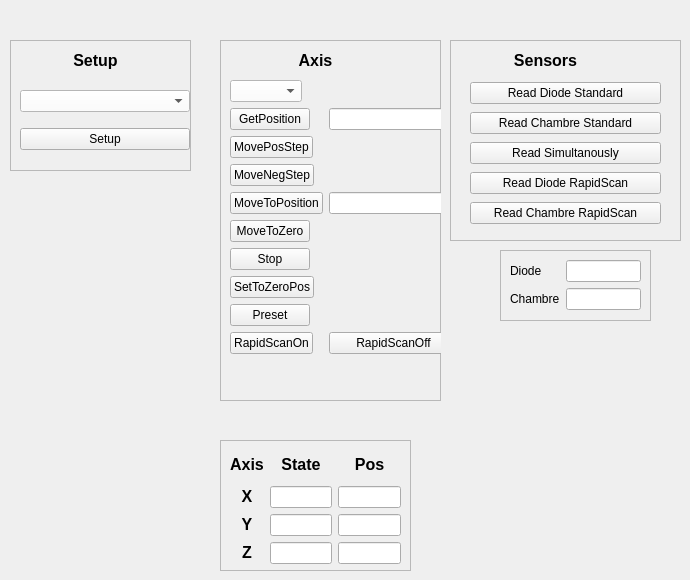
   <widget class="QWidget" name="Devices">
    <attribute name="title">
     <string>Devices</string>
    </attribute>
    <widget class="QFrame" name="frame_8">
     <property name="geometry">
      <rect>
       <x>10</x>
       <y>40</y>
       <width>181</width>
       <height>131</height>
      </rect>
     </property>
     <property name="frameShape">
      <enum>QFrame::StyledPanel</enum>
     </property>
     <property name="frameShadow">
      <enum>QFrame::Raised</enum>
     </property>
     <widget class="QWidget" name="verticalLayoutWidget_3">
      <property name="geometry">
       <rect>
        <x>10</x>
        <y>40</y>
        <width>170</width>
        <height>82</height>
       </rect>
      </property>
      <layout class="QVBoxLayout" name="verticalLayout_3">
       <item>
        <widget class="QComboBox" name="comboBox_hardware">
         <property name="styleSheet">
          <string notr="true">QComboBox 
{
background: white;
}

QComboBox QAbstractItemView 
{
background-color: white;
selection-color: dark-grey;
}</string>
         </property>
        </widget>
       </item>
       <item>
        <widget class="QPushButton" name="pushButton_setup">
         <property name="text">
          <string>Setup</string>
         </property>
        </widget>
       </item>
      </layout>
     </widget>
     <widget class="QLabel" name="label_16">
      <property name="geometry">
       <rect>
        <x>40</x>
        <y>10</y>
        <width>91</width>
        <height>21</height>
       </rect>
      </property>
      <property name="text">
       <string>&lt;html&gt;&lt;head/&gt;&lt;body&gt;&lt;p&gt;&lt;span style=&quot; font-size:12pt; font-weight:600;&quot;&gt;Setup&lt;/span&gt;&lt;/p&gt;&lt;/body&gt;&lt;/html&gt;</string>
      </property>
      <property name="alignment">
       <set>Qt::AlignCenter</set>
      </property>
     </widget>
    </widget>
    <widget class="QFrame" name="frame_9">
     <property name="geometry">
      <rect>
       <x>220</x>
       <y>40</y>
       <width>221</width>
       <height>361</height>
      </rect>
     </property>
     <property name="frameShape">
      <enum>QFrame::StyledPanel</enum>
     </property>
     <property name="frameShadow">
      <enum>QFrame::Raised</enum>
     </property>
     <widget class="QWidget" name="formLayoutWidget_2">
      <property name="geometry">
       <rect>
        <x>10</x>
        <y>40</y>
        <width>228</width>
        <height>306</height>
       </rect>
      </property>
      <layout class="QFormLayout" name="formLayout_9">
       <item row="0" column="0">
        <widget class="QComboBox" name="comboBox_motor_axis">
         <property name="styleSheet">
          <string notr="true">QComboBox 
{
background: white;
}

QComboBox QAbstractItemView 
{
background-color: white;
selection-color: dark-grey;
}</string>
         </property>
        </widget>
       </item>
       <item row="1" column="0">
        <widget class="QPushButton" name="pushButton_axis_getposition">
         <property name="text">
          <string>GetPosition</string>
         </property>
        </widget>
       </item>
       <item row="1" column="1">
        <widget class="QLineEdit" name="lineEdit_axis_position"/>
       </item>
       <item row="2" column="0">
        <widget class="QPushButton" name="pushButton_axis_moveposstep">
         <property name="text">
          <string>MovePosStep</string>
         </property>
        </widget>
       </item>
       <item row="3" column="0">
        <widget class="QPushButton" name="pushButton_axis_movenegstep">
         <property name="text">
          <string>MoveNegStep</string>
         </property>
        </widget>
       </item>
       <item row="4" column="0">
        <widget class="QPushButton" name="pushButton_axis_movetoposition">
         <property name="text">
          <string>MoveToPosition</string>
         </property>
        </widget>
       </item>
       <item row="4" column="1">
        <widget class="QLineEdit" name="lineEdit_axis_movetopos"/>
       </item>
       <item row="5" column="0">
        <widget class="QPushButton" name="pushButton_axis_movetozero">
         <property name="text">
          <string>MoveToZero</string>
         </property>
        </widget>
       </item>
       <item row="6" column="0">
        <widget class="QPushButton" name="pushButton_axis_stop">
         <property name="text">
          <string>Stop</string>
         </property>
        </widget>
       </item>
       <item row="7" column="0">
        <widget class="QPushButton" name="pushButton_axis_settozeropos">
         <property name="text">
          <string>SetToZeroPos</string>
         </property>
        </widget>
       </item>
       <item row="8" column="0">
        <widget class="QPushButton" name="pushButton_axis_preset">
         <property name="text">
          <string>Preset</string>
         </property>
        </widget>
       </item>
       <item row="9" column="0">
        <widget class="QPushButton" name="pushButton_rapidScanOn">
         <property name="text">
          <string>RapidScanOn</string>
         </property>
        </widget>
       </item>
       <item row="9" column="1">
        <widget class="QPushButton" name="pushButton_rapidScanOff">
         <property name="text">
          <string>RapidScanOff</string>
         </property>
        </widget>
       </item>
      </layout>
     </widget>
     <widget class="QLabel" name="label_17">
      <property name="geometry">
       <rect>
        <x>50</x>
        <y>10</y>
        <width>91</width>
        <height>21</height>
       </rect>
      </property>
      <property name="text">
       <string>&lt;html&gt;&lt;head/&gt;&lt;body&gt;&lt;p&gt;&lt;span style=&quot; font-size:12pt; font-weight:600;&quot;&gt;Axis&lt;/span&gt;&lt;/p&gt;&lt;/body&gt;&lt;/html&gt;</string>
      </property>
      <property name="alignment">
       <set>Qt::AlignCenter</set>
      </property>
     </widget>
    </widget>
    <widget class="QFrame" name="frame_10">
     <property name="geometry">
      <rect>
       <x>450</x>
       <y>40</y>
       <width>231</width>
       <height>201</height>
      </rect>
     </property>
     <property name="frameShape">
      <enum>QFrame::StyledPanel</enum>
     </property>
     <property name="frameShadow">
      <enum>QFrame::Raised</enum>
     </property>
     <widget class="QLabel" name="label_18">
      <property name="geometry">
       <rect>
        <x>50</x>
        <y>10</y>
        <width>91</width>
        <height>21</height>
       </rect>
      </property>
      <property name="text">
       <string>&lt;html&gt;&lt;head/&gt;&lt;body&gt;&lt;p&gt;&lt;span style=&quot; font-size:12pt; font-weight:600;&quot;&gt;Sensors&lt;/span&gt;&lt;/p&gt;&lt;/body&gt;&lt;/html&gt;</string>
      </property>
      <property name="alignment">
       <set>Qt::AlignCenter</set>
      </property>
     </widget>
     <widget class="QWidget" name="verticalLayoutWidget_5">
      <property name="geometry">
       <rect>
        <x>20</x>
        <y>40</y>
        <width>191</width>
        <height>151</height>
       </rect>
      </property>
      <layout class="QVBoxLayout" name="verticalLayout_5">
       <item>
        <widget class="QPushButton" name="pushButton_diode_read">
         <property name="text">
          <string>Read Diode Standard</string>
         </property>
        </widget>
       </item>
       <item>
        <widget class="QPushButton" name="pushButton_chambre_read">
         <property name="text">
          <string>Read Chambre Standard</string>
         </property>
        </widget>
       </item>
       <item>
        <widget class="QPushButton" name="pushButton_readSimultaneously">
         <property name="text">
          <string>Read Simultanously</string>
         </property>
        </widget>
       </item>
       <item>
        <widget class="QPushButton" name="pushButton_diode_readRapidScan">
         <property name="text">
          <string>Read Diode RapidScan</string>
         </property>
        </widget>
       </item>
       <item>
        <widget class="QPushButton" name="pushButton_chambre_readRapidScan">
         <property name="text">
          <string>Read Chambre RapidScan</string>
         </property>
        </widget>
       </item>
      </layout>
     </widget>
    </widget>
    <widget class="QFrame" name="frame_11">
     <property name="geometry">
      <rect>
       <x>220</x>
       <y>440</y>
       <width>191</width>
       <height>131</height>
      </rect>
     </property>
     <property name="frameShape">
      <enum>QFrame::StyledPanel</enum>
     </property>
     <property name="frameShadow">
      <enum>QFrame::Raised</enum>
     </property>
     <widget class="QWidget" name="gridLayoutWidget">
      <property name="geometry">
       <rect>
        <x>10</x>
        <y>10</y>
        <width>171</width>
        <height>114</height>
       </rect>
      </property>
      <layout class="QGridLayout" name="gridLayout">
       <item row="1" column="0">
        <widget class="QLabel" name="label_19">
         <property name="text">
          <string>&lt;html&gt;&lt;head/&gt;&lt;body&gt;&lt;p&gt;&lt;span style=&quot; font-size:12pt; font-weight:600;&quot;&gt;X&lt;/span&gt;&lt;/p&gt;&lt;/body&gt;&lt;/html&gt;</string>
         </property>
         <property name="alignment">
          <set>Qt::AlignCenter</set>
         </property>
        </widget>
       </item>
       <item row="2" column="0">
        <widget class="QLabel" name="label_23">
         <property name="text">
          <string>&lt;html&gt;&lt;head/&gt;&lt;body&gt;&lt;p&gt;&lt;span style=&quot; font-size:12pt; font-weight:600;&quot;&gt;Y&lt;/span&gt;&lt;/p&gt;&lt;/body&gt;&lt;/html&gt;</string>
         </property>
         <property name="alignment">
          <set>Qt::AlignCenter</set>
         </property>
        </widget>
       </item>
       <item row="0" column="2">
        <widget class="QLabel" name="label_22">
         <property name="text">
          <string>&lt;html&gt;&lt;head/&gt;&lt;body&gt;&lt;p&gt;&lt;span style=&quot; font-size:12pt; font-weight:600;&quot;&gt;Pos&lt;/span&gt;&lt;/p&gt;&lt;/body&gt;&lt;/html&gt;</string>
         </property>
         <property name="alignment">
          <set>Qt::AlignCenter</set>
         </property>
        </widget>
       </item>
       <item row="1" column="1">
        <widget class="QLineEdit" name="lineEdit_state_x">
         <property name="alignment">
          <set>Qt::AlignCenter</set>
         </property>
        </widget>
       </item>
       <item row="2" column="2">
        <widget class="QLineEdit" name="lineEdit_pos_y">
         <property name="alignment">
          <set>Qt::AlignCenter</set>
         </property>
        </widget>
       </item>
       <item row="1" column="2">
        <widget class="QLineEdit" name="lineEdit_pos_x">
         <property name="alignment">
          <set>Qt::AlignCenter</set>
         </property>
        </widget>
       </item>
       <item row="2" column="1">
        <widget class="QLineEdit" name="lineEdit_state_y">
         <property name="alignment">
          <set>Qt::AlignCenter</set>
         </property>
        </widget>
       </item>
       <item row="0" column="0">
        <widget class="QLabel" name="label_20">
         <property name="text">
          <string>&lt;html&gt;&lt;head/&gt;&lt;body&gt;&lt;p&gt;&lt;span style=&quot; font-size:12pt; font-weight:600;&quot;&gt;Axis&lt;/span&gt;&lt;/p&gt;&lt;/body&gt;&lt;/html&gt;</string>
         </property>
         <property name="alignment">
          <set>Qt::AlignCenter</set>
         </property>
        </widget>
       </item>
       <item row="0" column="1">
        <widget class="QLabel" name="label_21">
         <property name="text">
          <string>&lt;html&gt;&lt;head/&gt;&lt;body&gt;&lt;p&gt;&lt;span style=&quot; font-size:12pt; font-weight:600;&quot;&gt;State&lt;/span&gt;&lt;/p&gt;&lt;/body&gt;&lt;/html&gt;</string>
         </property>
         <property name="alignment">
          <set>Qt::AlignCenter</set>
         </property>
        </widget>
       </item>
       <item row="3" column="0">
        <widget class="QLabel" name="label_24">
         <property name="text">
          <string>&lt;html&gt;&lt;head/&gt;&lt;body&gt;&lt;p&gt;&lt;span style=&quot; font-size:12pt; font-weight:600;&quot;&gt;Z&lt;/span&gt;&lt;/p&gt;&lt;/body&gt;&lt;/html&gt;</string>
         </property>
         <property name="alignment">
          <set>Qt::AlignCenter</set>
         </property>
        </widget>
       </item>
       <item row="3" column="1">
        <widget class="QLineEdit" name="lineEdit_state_z">
         <property name="alignment">
          <set>Qt::AlignCenter</set>
         </property>
        </widget>
       </item>
       <item row="3" column="2">
        <widget class="QLineEdit" name="lineEdit_pos_z">
         <property name="alignment">
          <set>Qt::AlignCenter</set>
         </property>
        </widget>
       </item>
      </layout>
     </widget>
    </widget>
    <widget class="QFrame" name="frame_12">
     <property name="geometry">
      <rect>
       <x>500</x>
       <y>250</y>
       <width>151</width>
       <height>71</height>
      </rect>
     </property>
     <property name="frameShape">
      <enum>QFrame::StyledPanel</enum>
     </property>
     <property name="frameShadow">
      <enum>QFrame::Raised</enum>
     </property>
     <widget class="QWidget" name="formLayoutWidget">
      <property name="geometry">
       <rect>
        <x>10</x>
        <y>10</y>
        <width>131</width>
        <height>58</height>
       </rect>
      </property>
      <layout class="QFormLayout" name="formLayout_8">
       <item row="0" column="0">
        <widget class="QLabel" name="label_25">
         <property name="text">
          <string>Diode</string>
         </property>
        </widget>
       </item>
       <item row="1" column="0">
        <widget class="QLabel" name="label_26">
         <property name="text">
          <string>Chambre</string>
         </property>
        </widget>
       </item>
       <item row="0" column="1">
        <widget class="QLineEdit" name="lineEdit_diode_value"/>
       </item>
       <item row="1" column="1">
        <widget class="QLineEdit" name="lineEdit_chambre_value"/>
       </item>
      </layout>
     </widget>
    </widget>
   </widget>
